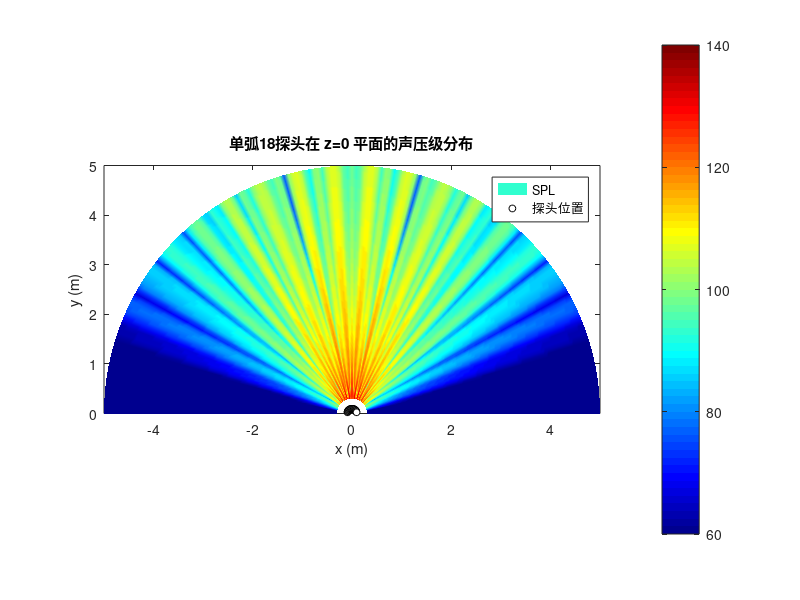
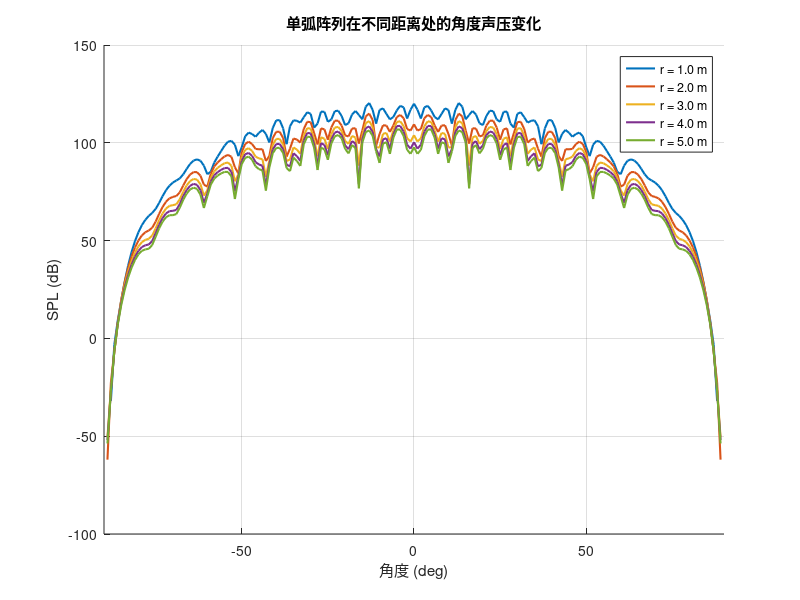
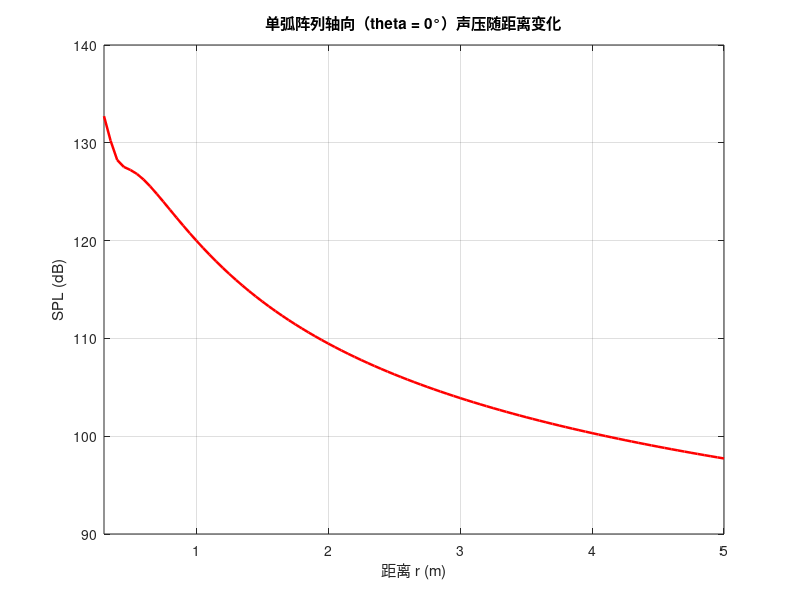

MATLAB code to generate these figures, in order:
%% 单弧18探头声场仿真 (z=0)
% 目标：将18个探头均匀排布在同一条圆弧上，使用相干叠加计算z=0平面的声压分布。
% 用途：对比单弧阵列与直线阵/双弧阵列的声场覆盖效果。

clear; clc; close all;
rng(20260414);

%% 1) 物理参数
c = 343;                % 声速 (m/s)
f = 40000;              % 工作频率 (Hz)
lambda = c / f;         % 波长 (m)
k = 2 * pi / lambda;    % 波数 (rad/m)

%% 2) 阵列参数：单弧18探头
N = 18;                 % 探头数量
arc_radius = 0.095;     % 圆弧半径 (m)
arc_span_deg = 150;     % 圆弧张角 (deg)
arc_shift_y = 0.000;    % 圆弧整体平移 (m)

% 探头在圆弧上的角度，中心对称分布
theta_arc = linspace(-arc_span_deg/2, arc_span_deg/2, N).';

% 单弧坐标：以 +y 方向为主轴展开
x_array = arc_radius * sind(theta_arc);
y_array = arc_radius * cosd(theta_arc) + arc_shift_y;
pos = [x_array, y_array];

% 探头最小间距检查
min_d = inf;
for i = 1:N
    for j = i+1:N
        d_ij = hypot(pos(i,1) - pos(j,1), pos(i,2) - pos(j,2));
        if d_ij < min_d
            min_d = d_ij;
        end
    end
end

%% 3) 辐射模型与功率标定
% 单个探头指向性：cos^n(theta), -6 dB全角70度
theta_half = 35;
dir_n = -6 / (20 * log10(cosd(theta_half)));

% 总功率设定（可在 1~4 W 调整）
P_ref_W = 4.0;
P_total_W = 4.0;
P_total_W = min(max(P_total_W, 1.0), 4.0);
SPL_ref_at_Pref_dB = 120;  % 参考功率下，1m正前方标定声压级
SPL_ref_dB = SPL_ref_at_Pref_dB + 10 * log10(P_total_W / P_ref_W);

fprintf('单弧阵列总探头数: %d\n', N);
fprintf('圆弧半径: %.3f m, 张角: %.1f deg, 最小中心距: %.3f m\n', arc_radius, arc_span_deg, min_d);
fprintf('总功率设定: %.1f W (参考 %.1f W) -> 参考点标定 %.1f dB SPL\n', P_total_W, P_ref_W, SPL_ref_dB);

%% 4) 观察平面网格（z=0平面）
r_vec = 0.3:0.05:5.0;
theta_vec = -90:1:90;
[R, Theta] = meshgrid(r_vec, theta_vec);
X = R .* sind(Theta);
Y = R .* cosd(Theta);

%% 5) 计算声场（复声压相干叠加）
P = zeros(size(R));
for m = 1:N
    dx = X - pos(m, 1);
    dy = Y - pos(m, 2);
    r_m = sqrt(dx.^2 + dy.^2);

    % 与 +y 方向的夹角，后向瓣抑制
    theta_m = atan2d(dx, dy);
    D = max(0, cosd(theta_m)).^dir_n;

    P = P + (D ./ r_m) .* exp(-1j * k * r_m);
end

P_abs = abs(P);

% 参考点：x=0, y=1m
[~, idx_ref] = min(abs(X(:)) + abs(Y(:) - 1));
P_ref = P_abs(idx_ref);
SPL = SPL_ref_dB + 20 * log10(P_abs / P_ref);
SPL_vis = min(max(SPL, 60), 140);

%% 6) 绘图：平面声压分布
figure('Name', '单弧18探头声压分布', 'Color', 'w');
pcolor(X, Y, SPL_vis);
shading interp;
colormap(jet);
colorbar;
caxis([60 140]);
axis equal;
xlabel('x (m)');
ylabel('y (m)');
title('单弧18探头在 z=0 平面的声压级分布');
xlim([-5, 5]);
ylim([0, 5]);
hold on;
plot(x_array, y_array, 'ko', 'MarkerFaceColor', 'w', 'MarkerSize', 5, 'DisplayName', '探头位置');
legend('SPL', '探头位置');

%% 7) 指向性曲线与轴向曲线
figure('Name', '不同距离处的角度声压变化', 'Color', 'w');
distances = [1, 2, 3, 4, 5];
cc = lines(numel(distances));
hold on;
for i = 1:numel(distances)
    [~, col_r] = min(abs(r_vec - distances(i)));
    plot(theta_vec, SPL(:, col_r), 'LineWidth', 1.5, 'Color', cc(i, :), ...
        'DisplayName', sprintf('r = %.1f m', distances(i)));
end
xlabel('角度 (deg)');
ylabel('SPL (dB)');
title('单弧阵列在不同距离处的角度声压变化');
grid on;
legend('Location', 'best');
xlim([-90, 90]);

[~, idx_theta0] = min(abs(theta_vec - 0));
figure('Name', '轴向声压曲线', 'Color', 'w');
plot(r_vec, SPL(idx_theta0, :), 'r-', 'LineWidth', 1.8);
grid on;
xlabel('距离 r (m)');
ylabel('SPL (dB)');
title('单弧阵列轴向（theta = 0°）声压随距离变化');
xlim([0.3, 5]);

%% 8) 输出结果
[max_SPL, idx_max] = max(SPL(:));
fprintf('最大声压级: %.1f dB SPL\n', max_SPL);
fprintf('最大值位置: x = %.2f m, y = %.2f m\n', X(idx_max), Y(idx_max));

disp('单弧18探头仿真完成。');
